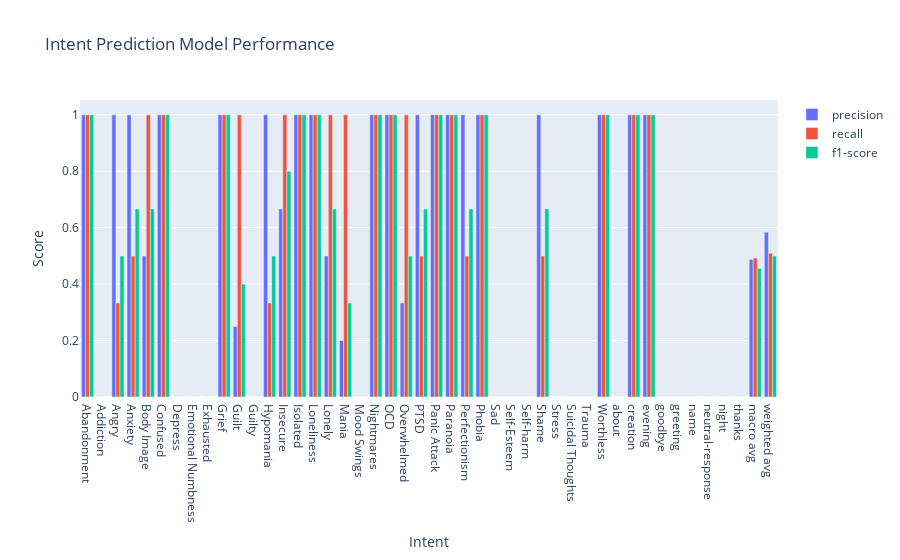

The cell this chart's notebook holds for it:
### Markdown cell above
### Neural Network

### Code cell
# Train a Multi-layer Perceptron (MLP) classifier
model = MLPClassifier(max_iter=200)
model.fit(X_train_vec, y_train)

# Predict intents for the testing set
y_pred = model.predict(X_test_vec)

joblib.dump(model, 'intent_detection_model.joblib')

# Evaluate the model's performance
report = classification_report(y_test, y_pred, output_dict=True, zero_division=0)

# Convert float values in the report to dictionaries
report = {label: {metric: report[label][metric] for metric in report[label]} for label in report if isinstance(report[label], dict)}

# Extract evaluation metrics
labels = list(report.keys())
evaluation_metrics = ['precision', 'recall', 'f1-score']
metric_scores = {metric: [report[label][metric] for label in labels if label in report] for metric in evaluation_metrics}

# Visualize the model's performance using a Plotly bar plot
fig = go.Figure()
for metric in evaluation_metrics:
    fig.add_trace(go.Bar(name=metric, x=labels, y=metric_scores[metric]))

fig.update_layout(title='Intent Prediction Model Performance',
                  xaxis_title='Intent',
                  yaxis_title='Score',
                  barmode='group')

fig.show()

### Figure 1 — Plotly figure (JSON) as saved in the notebook; plotly's stock layout.template omitted (floating-point values rounded to 4 significant figures)
{"data": [{"name": "precision", "type": "bar", "x": ["Abandonment", "Addiction", "Angry", "Anxiety", "Body Image", "Confused", "Depress", "Emotional Numbness", "Exhausted", "Grief", "Guilt", "Guilty", "Hypomania", "Insecure", "Isolated", "Loneliness", "Lonely", "Mania", "Mood Swings", "Nightmares", "OCD", "Overwhelmed", "PTSD ", "Panic Attack", "Paranoia", "Perfectionism", "Phobia", "Sad", "Self-Esteem", "Self-harm", "Shame", "Stress", "Suicidal Thoughts", "Trauma", "Worthless", "about", "creation", "evening", "goodbye", "greeting", "name", "neutral-response", "night", "thanks", "macro avg", "weighted avg"], "y": [1, 0, 1, 1, 0.5, 1, 0, 0, 0, 1, 0.25, 0, 1, 0.6667, 1, 1, 0.5, 0.2, 0, 1, 1, 0.3333, 1, 1, 1, 1, 1, 0, 0, 0, 1, 0, 0, 0, 1, 0, 1, 1, 0, 0, 0, 0, 0, 0, 0.4875, 0.5839]}, {"name": "recall", "type": "bar", "x": ["Abandonment", "Addiction", "Angry", "Anxiety", "Body Image", "Confused", "Depress", "Emotional Numbness", "Exhausted", "Grief", "Guilt", "Guilty", "Hypomania", "Insecure", "Isolated", "Loneliness", "Lonely", "Mania", "Mood Swings", "Nightmares", "OCD", "Overwhelmed", "PTSD ", "Panic Attack", "Paranoia", "Perfectionism", "Phobia", "Sad", "Self-Esteem", "Self-harm", "Shame", "Stress", "Suicidal Thoughts", "Trauma", "Worthless", "about", "creation", "evening", "goodbye", "greeting", "name", "neutral-response", "night", "thanks", "macro avg", "weighted avg"], "y": [1, 0, 0.3333, 0.5, 1, 1, 0, 0, 0, 1, 1, 0, 0.3333, 1, 1, 1, 1, 1, 0, 1, 1, 1, 0.5, 1, 1, 0.5, 1, 0, 0, 0, 0.5, 0, 0, 0, 1, 0, 1, 1, 0, 0, 0, 0, 0, 0, 0.4924, 0.5091]}, {"name": "f1-score", "type": "bar", "x": ["Abandonment", "Addiction", "Angry", "Anxiety", "Body Image", "Confused", "Depress", "Emotional Numbness", "Exhausted", "Grief", "Guilt", "Guilty", "Hypomania", "Insecure", "Isolated", "Loneliness", "Lonely", "Mania", "Mood Swings", "Nightmares", "OCD", "Overwhelmed", "PTSD ", "Panic Attack", "Paranoia", "Perfectionism", "Phobia", "Sad", "Self-Esteem", "Self-harm", "Shame", "Stress", "Suicidal Thoughts", "Trauma", "Worthless", "about", "creation", "evening", "goodbye", "greeting", "name", "neutral-response", "night", "thanks", "macro avg", "weighted avg"], "y": [1, 0, 0.5, 0.6667, 0.6667, 1, 0, 0, 0, 1, 0.4, 0, 0.5, 0.8, 1, 1, 0.6667, 0.3333, 0, 1, 1, 0.5, 0.6667, 1, 1, 0.6667, 1, 0, 0, 0, 0.6667, 0, 0, 0, 1, 0, 1, 1, 0, 0, 0, 0, 0, 0, 0.4553, 0.5]}], "layout": {"autosize": true, "barmode": "group", "title": {"text": "Intent Prediction Model Performance"}, "xaxis": {"autorange": true, "range": [-0.5, 45.5], "title": {"text": "Intent"}, "type": "category"}, "yaxis": {"autorange": true, "range": [0, 1.053], "title": {"text": "Score"}, "type": "linear"}}}
